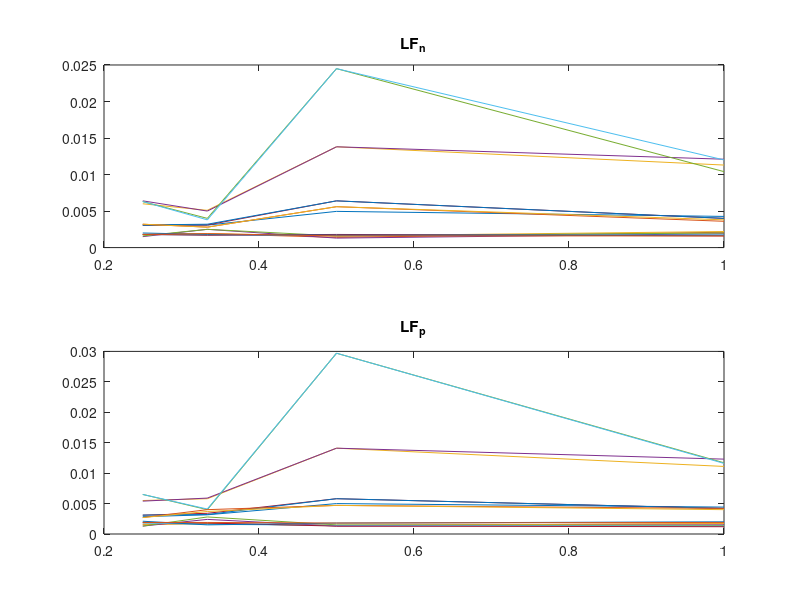

MATLAB code to generate this figure: (Note: this script raises an error after producing the figure.)
load('baby_LF_threshold_data.mat');
nElevations = 7;
nAzimuths = 8;
nScales = 4;
zeros_vec = 1:(nElevations-1)*nAzimuths+1:((nElevations-1)*nAzimuths+1)*nScales;

LF_n_tensor = LF_n;
LF_p_tensor = LF_p;
LF_n_tensor(zeros_vec)=[];
LF_p_tensor(zeros_vec)=[];
LF_n_tensor = reshape(LF_n_tensor ,nScales,nElevations-1,nAzimuths);
LF_p_tensor = reshape(LF_p_tensor ,nScales,nElevations-1,nAzimuths);

LF_n_zeros = LF_n(zeros_vec);
LF_p_zeros = LF_p(zeros_vec);

figure()
subplot(2,1,1)
plot(1./(1:nScales),mean(LF_n_tensor,[2,3])...
    ,1./(1:nScales),min(LF_n_tensor,[],[2,3])...
    ,1./(1:nScales),max(LF_n_tensor,[],[2,3]))
title('LF_n')
subplot(2,1,2)
plot(1./(1:nScales),mean(LF_p_tensor,[2,3])...
    ,1./(1:nScales),min(LF_p_tensor,[],[2,3])...
    ,1./(1:nScales),max(LF_p_tensor,[],[2,3]))
title('LF_p')
suptitle('by scale')

figure()
subplot(2,1,1)
plot(1:(nElevations-1),mean(LF_n_tensor,[1,3])...
    ,1:(nElevations-1),min(LF_n_tensor,[],[1,3])...
    ,1:(nElevations-1),max(LF_n_tensor,[],[1,3]))
title('LF_n')
subplot(2,1,2)
plot(1:(nElevations-1),mean(LF_p_tensor,[1,3])...
    ,1:(nElevations-1),min(LF_p_tensor,[],[1,3])...
    ,1:(nElevations-1),max(LF_p_tensor,[],[1,3]))
title('LF_p')
suptitle('by elevation')

figure()
subplot(2,1,1)
plot(1:nAzimuths,squeeze(mean(LF_n_tensor,[1,2]))...
    ,1:nAzimuths,squeeze(min(LF_n_tensor,[],[1,2]))...
    ,1:nAzimuths,squeeze(max(LF_n_tensor,[],[1,2])))
title('LF_n')
subplot(2,1,2)
plot(1:nAzimuths,squeeze(mean(LF_p_tensor,[1,2]))...
    ,1:nAzimuths,squeeze(min(LF_p_tensor,[],[1,2]))...
    ,1:nAzimuths,squeeze(max(LF_p_tensor,[],[1,2])))
title('LF_p')
suptitle('by azimuths')

figure()
subplot(2,1,1)
plot(1./(1:nScales),LF_n_zeros)
title('LF_n')
subplot(2,1,2)
plot(1./(1:nScales),LF_p_zeros)
title('LF_p')
suptitle('zeros by scale')